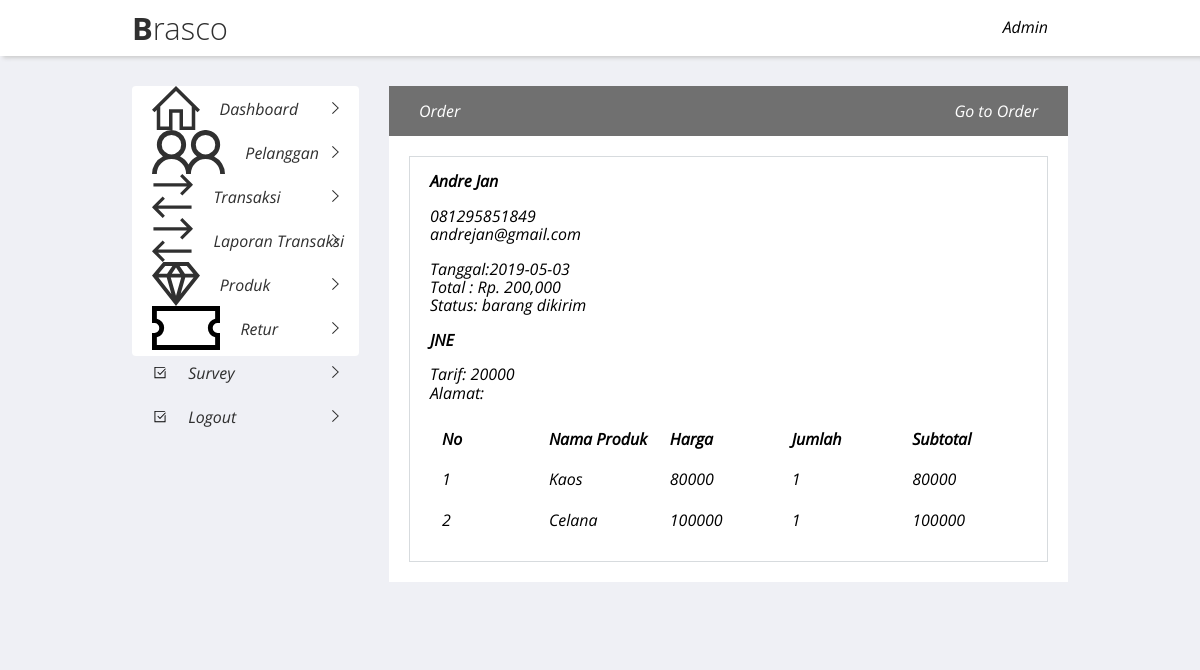
Page /admin/detailtransaksi.php?&id=13 on the committed database.
### tables this page shows
CREATE TABLE `transaksi` (
  `id_transaksi` int(11) NOT NULL,
  `id_pelanggan` int(11) NOT NULL,
  `id_ongkir` int(11) NOT NULL,
  `tanggal_transaksi` date NOT NULL,
  `total_transaksi` int(11) NOT NULL,
  `jasa_pengirim` varchar(100) NOT NULL,
  `tarif` int(11) NOT NULL,
  `alamat` text NOT NULL,
  `status_transaksi` varchar(100) NOT NULL DEFAULT 'pending',
  `resi` varchar(50) NOT NULL
);

CREATE TABLE `pelanggan` (
  `id_pelanggan` int(11) NOT NULL,
  `email_pelanggan` varchar(100) NOT NULL,
  `password_pelanggan` varchar(50) NOT NULL,
  `nama_pelanggan` varchar(100) NOT NULL,
  `telepon_pelanggan` varchar(25) NOT NULL
);

CREATE TABLE `transaksi_produk` (
  `id_transaksi_produk` int(11) NOT NULL,
  `id_transaksi` int(11) NOT NULL,
  `id_produk` int(11) NOT NULL,
  `jumlah` int(11) NOT NULL,
  `nama` varchar(100) NOT NULL,
  `harga` int(11) NOT NULL,
  `berat` int(11) NOT NULL,
  `subberat` int(11) NOT NULL,
  `subharga` int(11) NOT NULL
);

CREATE TABLE `produk` (
  `id_produk` int(11) NOT NULL,
  `nama_produk` varchar(100) NOT NULL,
  `harga_produk` int(11) NOT NULL,
  `berat_produk` int(11) NOT NULL,
  `stok_produk` int(5) NOT NULL,
  `pic_produk` varchar(100) NOT NULL,
  `deskripsi_produk` text NOT NULL
);

### admin/detailtransaksi.php (the view, shortened to what this page needs)
<?php
include('../admin/koneksi.php');
?>
<!DOCTYPE html>
<html style="height: 100%;">
<head>
    <link rel="stylesheet" type="text/css" media="screen" href="../css/reset.css">
    <link rel="stylesheet" type="text/css" media="screen" href="../css/main.css">
</head>
<body style="background: #EFF0F5;">
    <?php include('../admin/navbar.php'); ?>
    <div class="admincontainer">
        <?php include('../admin/sidebar.php'); ?>
        <div class="dashboardadmin" style="margin-top: 0;">
            <div class="tabletable">
                <div class="heading">
                    <p class="headtext">Order</p>
                    <a href="#"><p class="linktext">Go to Order</p></a>
                </div>
                <div class="tablewrap">
                <div class="container">
                    <?php
                    $ambil=$koneksi->query("SELECT * FROM transaksi JOIN pelanggan
                        ON transaksi.id_pelanggan=pelanggan.id_pelanggan
                        WHERE transaksi.id_transaksi='$_GET[id]'");
                    $detailtransaksi=$ambil->fetch_assoc();
                    ?>
                    <strong><?php echo $detailtransaksi['nama_pelanggan']; ?></strong> <br>
                    <p>
                         <?php echo $detailtransaksi['telepon_pelanggan']; ?> <br>
                         <?php echo $detailtransaksi['email_pelanggan']; ?>
                    </p>
                    <p>
                        Tanggal:<?php echo $detailtransaksi['tanggal_transaksi']; ?> <br>
                        Total : Rp. <?php echo number_format($detailtransaksi['total_transaksi']); ?> <br>
                        Status: <?php echo $detailtransaksi["status_transaksi"];  ?>
                    </p>
                    <strong><?php echo $detailtransaksi['jasa_pengirim']; ?></strong> <br>
                    <p>
                         Tarif: <?php echo $detailtransaksi["tarif"]; ?> <br>
                         Alamat: <?php echo $detailtransaksi["alamat"]; ?>
                    </p>
                    <div class="table">
                        <table cellpadding="10">
                            <thead>
                            <tr>
                                <th>No</th>
                                <th>Nama Produk</th>
                                <th>Harga</th>
                                <th>Jumlah</th>
                                <th>Subtotal</th>
                            </tr>
                            </thead>
                            <tbody>
                            <?php $nomor=1; ?>
                            <?php $ambil=$koneksi->query("SELECT * FROM transaksi_produk JOIN produk
                            ON transaksi_produk.id_produk=produk.id_produk
                            WHERE transaksi_produk.id_transaksi='$_GET[id]'"); ?>
                            <?php while($pecah=$ambil->fetch_assoc()){ ?>
                            <tr>
                                <td><?php echo $nomor; ?></td>
                                <td><?php echo $pecah['nama_produk']; ?></td>
                                <td><?php echo $pecah['harga_produk']; ?></td>
                                <td><?php echo $pecah['jumlah']; ?></td>
                                <td>
                                    <?php echo $pecah['harga_produk']*$pecah['jumlah']; ?>
                                </td>
                            </tr>
                            <?php $nomor++; ?>
                            <?php } ?>
                            </tbody>
                        </table>
                    </div>
            </div>
            </div>
        </div>
    </div>
</div>
</body>
</html>

### css/main.css (style rules this page uses)
body { font-family: 'Open Sans'; }
.admincontainer { padding-left: 11%; padding-right: 11%; position: relative; display: flex; flex-direction: row; justify-content: center; background: #EFF0F5; }
.admincontainer .dashboardadmin { position: relative; right: 0; width: 742px; background: #EFF0F5; z-index: 0; margin-top: 30px; margin-left: 30px; margin-bottom: 60px; }
.admincontainer .dashboardadmin .tabletable { position: relative; margin-top: 30px; background: white; }
.admincontainer .dashboardadmin .container { width: 100%; padding: 15px 20px 20px 20px; box-sizing: border-box; position: relative; border: 1px solid #D7DBDE; margin: auto; }
.admincontainer .dashboardadmin .tablewrap { padding: 20px; }
.admincontainer .dashboardadmin .heading { display: flex; flex-direction: row; justify-content: space-between; padding-left: 30px; padding-right: 30px; box-sizing: border-box; background: #707070; color: white; position: relative; width: 100%; left: 0; z-index: 2; }
.admincontainer .dashboardadmin .heading a { text-decoration: none; color: white; font-weight: 100; }
.admincontainer .dashboardadmin .container table { position: relative; }
.admincontainer .dashboardadmin .tabletable .tablewrap .container table td { width: 140px; }
.admincontainer .dashboardadmin .tabletable .tablewrap .container table { text-align: start; }
.admincontainer .dashboardadmin .tabletable .tablewrap .container table th { text-align: start; }

### rows in the picture
transaksi: id_pelanggan.nama_pelanggan "Andre Jan", id_pelanggan.telepon_pelanggan "081295851849", id_pelanggan.email_pelanggan "andrejan@gmail.com", tanggal_transaksi "2019-05-03", total_transaksi "200,000", status_transaksi "barang dikirim", jasa_pengirim "JNE", tarif "20000"
transaksi_produk: id_produk.nama_produk "Kaos", id_produk.harga_produk "80000", jumlah "1", $pecah['harga_produk']*$pecah['jumlah'] "80000"
transaksi_produk: id_produk.nama_produk "Celana", id_produk.harga_produk "100000", jumlah "1", $pecah['harga_produk']*$pecah['jumlah'] "100000"
